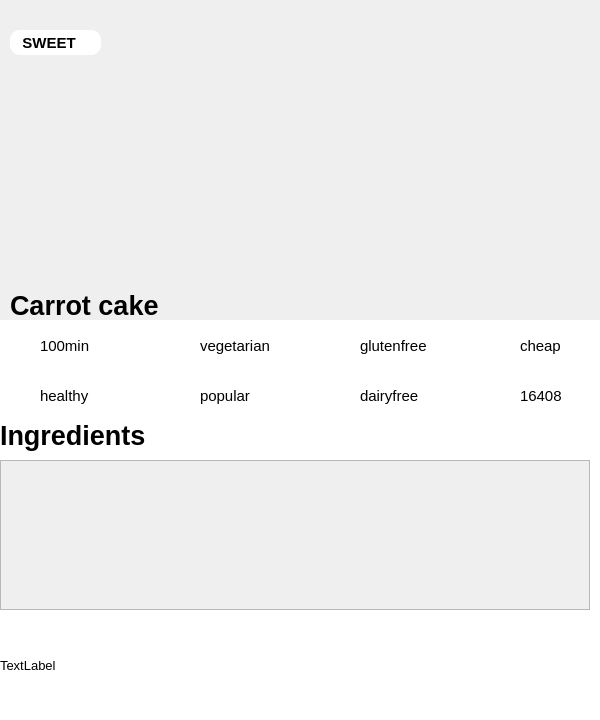
<?xml version="1.0" encoding="UTF-8"?>
<ui version="4.0">
 <class>MainWindow</class>
 <widget class="QMainWindow" name="MainWindow">
  <property name="geometry">
   <rect>
    <x>0</x>
    <y>0</y>
    <width>600</width>
    <height>720</height>
   </rect>
  </property>
  <property name="windowTitle">
   <string>MainWindow</string>
  </property>
  <widget class="QWidget" name="centralwidget">
   <widget class="QLabel" name="label_5">
    <property name="geometry">
     <rect>
      <x>0</x>
      <y>380</y>
      <width>31</width>
      <height>31</height>
     </rect>
    </property>
    <property name="text">
     <string/>
    </property>
    <property name="pixmap">
     <pixmap>../img/notes-medical-solid.svg</pixmap>
    </property>
    <property name="scaledContents">
     <bool>true</bool>
    </property>
   </widget>
   <widget class="QPushButton" name="homeBtn">
    <property name="geometry">
     <rect>
      <x>530</x>
      <y>30</y>
      <width>90</width>
      <height>41</height>
     </rect>
    </property>
    <property name="autoFillBackground">
     <bool>false</bool>
    </property>
    <property name="styleSheet">
     <string notr="true">border-radius: 15px</string>
    </property>
    <property name="text">
     <string/>
    </property>
    <property name="icon">
     <iconset>
      <normaloff>../img/house-chimney-solid.svg</normaloff>../img/house-chimney-solid.svg</iconset>
    </property>
    <property name="iconSize">
     <size>
      <width>40</width>
      <height>40</height>
     </size>
    </property>
   </widget>
   <widget class="QLabel" name="image">
    <property name="geometry">
     <rect>
      <x>0</x>
      <y>0</y>
      <width>601</width>
      <height>351</height>
     </rect>
    </property>
    <property name="text">
     <string/>
    </property>
    <property name="pixmap">
     <pixmap>../img/Carrot-Cake-Recipe-Video.jpg</pixmap>
    </property>
    <property name="scaledContents">
     <bool>true</bool>
    </property>
    <property name="openExternalLinks">
     <bool>true</bool>
    </property>
   </widget>
   <widget class="QLabel" name="money">
    <property name="geometry">
     <rect>
      <x>520</x>
      <y>330</y>
      <width>161</width>
      <height>31</height>
     </rect>
    </property>
    <property name="font">
     <font>
      <pointsize>11</pointsize>
     </font>
    </property>
    <property name="text">
     <string>cheap</string>
    </property>
   </widget>
   <widget class="QLabel" name="like">
    <property name="geometry">
     <rect>
      <x>520</x>
      <y>380</y>
      <width>161</width>
      <height>31</height>
     </rect>
    </property>
    <property name="font">
     <font>
      <pointsize>11</pointsize>
     </font>
    </property>
    <property name="text">
     <string>16408</string>
    </property>
   </widget>
   <widget class="QLabel" name="label_3">
    <property name="geometry">
     <rect>
      <x>0</x>
      <y>330</y>
      <width>31</width>
      <height>31</height>
     </rect>
    </property>
    <property name="text">
     <string/>
    </property>
    <property name="pixmap">
     <pixmap>../img/clock-regular.svg</pixmap>
    </property>
    <property name="scaledContents">
     <bool>true</bool>
    </property>
   </widget>
   <widget class="QLabel" name="healthy">
    <property name="geometry">
     <rect>
      <x>40</x>
      <y>380</y>
      <width>161</width>
      <height>31</height>
     </rect>
    </property>
    <property name="font">
     <font>
      <pointsize>11</pointsize>
     </font>
    </property>
    <property name="text">
     <string>healthy</string>
    </property>
   </widget>
   <widget class="QLabel" name="label_4">
    <property name="geometry">
     <rect>
      <x>160</x>
      <y>330</y>
      <width>31</width>
      <height>31</height>
     </rect>
    </property>
    <property name="text">
     <string/>
    </property>
    <property name="pixmap">
     <pixmap>../img/leaf-solid.svg</pixmap>
    </property>
    <property name="scaledContents">
     <bool>true</bool>
    </property>
   </widget>
   <widget class="QLabel" name="classify">
    <property name="geometry">
     <rect>
      <x>10</x>
      <y>30</y>
      <width>91</width>
      <height>25</height>
     </rect>
    </property>
    <property name="font">
     <font>
      <pointsize>11</pointsize>
      <bold>true</bold>
     </font>
    </property>
    <property name="styleSheet">
     <string notr="true">background-color: rgb(255, 255, 255); 
border-radius: 10px</string>
    </property>
    <property name="text">
     <string>   SWEET</string>
    </property>
   </widget>
   <widget class="QLabel" name="label_7">
    <property name="geometry">
     <rect>
      <x>490</x>
      <y>330</y>
      <width>21</width>
      <height>31</height>
     </rect>
    </property>
    <property name="text">
     <string/>
    </property>
    <property name="pixmap">
     <pixmap>../img/dollar-sign-solid.svg</pixmap>
    </property>
    <property name="scaledContents">
     <bool>true</bool>
    </property>
   </widget>
   <widget class="QLabel" name="label_6">
    <property name="geometry">
     <rect>
      <x>160</x>
      <y>380</y>
      <width>31</width>
      <height>31</height>
     </rect>
    </property>
    <property name="text">
     <string/>
    </property>
    <property name="pixmap">
     <pixmap>../img/person-solid.svg</pixmap>
    </property>
    <property name="scaledContents">
     <bool>true</bool>
    </property>
   </widget>
   <widget class="QLabel" name="time">
    <property name="geometry">
     <rect>
      <x>40</x>
      <y>330</y>
      <width>161</width>
      <height>31</height>
     </rect>
    </property>
    <property name="font">
     <font>
      <pointsize>11</pointsize>
     </font>
    </property>
    <property name="text">
     <string>100min</string>
    </property>
   </widget>
   <widget class="QLabel" name="name">
    <property name="geometry">
     <rect>
      <x>10</x>
      <y>260</y>
      <width>581</width>
      <height>91</height>
     </rect>
    </property>
    <property name="font">
     <font>
      <pointsize>20</pointsize>
      <bold>true</bold>
     </font>
    </property>
    <property name="text">
     <string>Carrot cake</string>
    </property>
   </widget>
   <widget class="QLabel" name="label_8">
    <property name="geometry">
     <rect>
      <x>480</x>
      <y>380</y>
      <width>31</width>
      <height>31</height>
     </rect>
    </property>
    <property name="text">
     <string/>
    </property>
    <property name="pixmap">
     <pixmap>../img/heart-regular.svg</pixmap>
    </property>
    <property name="scaledContents">
     <bool>true</bool>
    </property>
   </widget>
   <widget class="QLabel" name="popular">
    <property name="geometry">
     <rect>
      <x>200</x>
      <y>380</y>
      <width>161</width>
      <height>31</height>
     </rect>
    </property>
    <property name="font">
     <font>
      <pointsize>11</pointsize>
     </font>
    </property>
    <property name="text">
     <string>popular</string>
    </property>
   </widget>
   <widget class="QLabel" name="vegetarian">
    <property name="geometry">
     <rect>
      <x>200</x>
      <y>330</y>
      <width>161</width>
      <height>31</height>
     </rect>
    </property>
    <property name="font">
     <font>
      <pointsize>11</pointsize>
     </font>
    </property>
    <property name="text">
     <string>vegetarian</string>
    </property>
   </widget>
   <widget class="QLabel" name="label">
    <property name="geometry">
     <rect>
      <x>0</x>
      <y>320</y>
      <width>611</width>
      <height>551</height>
     </rect>
    </property>
    <property name="palette">
     <palette>
      <active>
       <colorrole role="Button">
        <brush brushstyle="SolidPattern">
         <color alpha="255">
          <red>255</red>
          <green>255</green>
          <blue>255</blue>
         </color>
        </brush>
       </colorrole>
       <colorrole role="Base">
        <brush brushstyle="SolidPattern">
         <color alpha="255">
          <red>255</red>
          <green>255</green>
          <blue>255</blue>
         </color>
        </brush>
       </colorrole>
       <colorrole role="Window">
        <brush brushstyle="SolidPattern">
         <color alpha="255">
          <red>255</red>
          <green>255</green>
          <blue>255</blue>
         </color>
        </brush>
       </colorrole>
      </active>
      <inactive>
       <colorrole role="Button">
        <brush brushstyle="SolidPattern">
         <color alpha="255">
          <red>255</red>
          <green>255</green>
          <blue>255</blue>
         </color>
        </brush>
       </colorrole>
       <colorrole role="Base">
        <brush brushstyle="SolidPattern">
         <color alpha="255">
          <red>255</red>
          <green>255</green>
          <blue>255</blue>
         </color>
        </brush>
       </colorrole>
       <colorrole role="Window">
        <brush brushstyle="SolidPattern">
         <color alpha="255">
          <red>255</red>
          <green>255</green>
          <blue>255</blue>
         </color>
        </brush>
       </colorrole>
      </inactive>
      <disabled>
       <colorrole role="Button">
        <brush brushstyle="SolidPattern">
         <color alpha="255">
          <red>255</red>
          <green>255</green>
          <blue>255</blue>
         </color>
        </brush>
       </colorrole>
       <colorrole role="Base">
        <brush brushstyle="SolidPattern">
         <color alpha="255">
          <red>255</red>
          <green>255</green>
          <blue>255</blue>
         </color>
        </brush>
       </colorrole>
       <colorrole role="Window">
        <brush brushstyle="SolidPattern">
         <color alpha="255">
          <red>255</red>
          <green>255</green>
          <blue>255</blue>
         </color>
        </brush>
       </colorrole>
      </disabled>
     </palette>
    </property>
    <property name="styleSheet">
     <string notr="true">background-color: rgb(255, 255, 255);</string>
    </property>
    <property name="text">
     <string/>
    </property>
   </widget>
   <widget class="QLabel" name="dairy">
    <property name="geometry">
     <rect>
      <x>360</x>
      <y>380</y>
      <width>161</width>
      <height>31</height>
     </rect>
    </property>
    <property name="font">
     <font>
      <pointsize>11</pointsize>
     </font>
    </property>
    <property name="text">
     <string>dairyfree</string>
    </property>
   </widget>
   <widget class="QLabel" name="gluten">
    <property name="geometry">
     <rect>
      <x>360</x>
      <y>330</y>
      <width>161</width>
      <height>31</height>
     </rect>
    </property>
    <property name="font">
     <font>
      <pointsize>11</pointsize>
     </font>
    </property>
    <property name="text">
     <string>glutenfree</string>
    </property>
   </widget>
   <widget class="QLabel" name="label_10">
    <property name="geometry">
     <rect>
      <x>320</x>
      <y>380</y>
      <width>31</width>
      <height>31</height>
     </rect>
    </property>
    <property name="text">
     <string/>
    </property>
    <property name="pixmap">
     <pixmap>../img/cow-solid.svg</pixmap>
    </property>
    <property name="scaledContents">
     <bool>true</bool>
    </property>
   </widget>
   <widget class="QLabel" name="label_11">
    <property name="geometry">
     <rect>
      <x>320</x>
      <y>330</y>
      <width>31</width>
      <height>31</height>
     </rect>
    </property>
    <property name="text">
     <string/>
    </property>
    <property name="pixmap">
     <pixmap>../img/wheat-awn-circle-exclamation-solid.svg</pixmap>
    </property>
    <property name="scaledContents">
     <bool>true</bool>
    </property>
   </widget>
   <widget class="QLabel" name="name_2">
    <property name="geometry">
     <rect>
      <x>0</x>
      <y>390</y>
      <width>251</width>
      <height>91</height>
     </rect>
    </property>
    <property name="font">
     <font>
      <pointsize>20</pointsize>
      <bold>true</bold>
     </font>
    </property>
    <property name="text">
     <string>Ingredients</string>
    </property>
   </widget>
   <widget class="QLabel" name="label_2">
    <property name="geometry">
     <rect>
      <x>0</x>
      <y>610</y>
      <width>591</width>
      <height>111</height>
     </rect>
    </property>
    <property name="font">
     <font>
      <pointsize>10</pointsize>
     </font>
    </property>
    <property name="layoutDirection">
     <enum>Qt::LeftToRight</enum>
    </property>
    <property name="styleSheet">
     <string notr="true">overflow: visible;</string>
    </property>
    <property name="text">
     <string>TextLabel</string>
    </property>
    <property name="wordWrap">
     <bool>true</bool>
    </property>
   </widget>
   <widget class="QScrollArea" name="ingredientScroll">
    <property name="geometry">
     <rect>
      <x>0</x>
      <y>460</y>
      <width>590</width>
      <height>150</height>
     </rect>
    </property>
    <property name="widgetResizable">
     <bool>true</bool>
    </property>
    <widget class="QWidget" name="scrollAreaWidgetContents">
     <property name="geometry">
      <rect>
       <x>0</x>
       <y>0</y>
       <width>588</width>
       <height>148</height>
      </rect>
     </property>
    </widget>
   </widget>
   <zorder>image</zorder>
   <zorder>label</zorder>
   <zorder>dairy</zorder>
   <zorder>name_2</zorder>
   <zorder>time</zorder>
   <zorder>label_5</zorder>
   <zorder>homeBtn</zorder>
   <zorder>money</zorder>
   <zorder>like</zorder>
   <zorder>label_3</zorder>
   <zorder>healthy</zorder>
   <zorder>label_4</zorder>
   <zorder>classify</zorder>
   <zorder>label_6</zorder>
   <zorder>name</zorder>
   <zorder>label_8</zorder>
   <zorder>popular</zorder>
   <zorder>vegetarian</zorder>
   <zorder>gluten</zorder>
   <zorder>label_10</zorder>
   <zorder>label_11</zorder>
   <zorder>label_2</zorder>
   <zorder>label_7</zorder>
   <zorder>ingredientScroll</zorder>
  </widget>
 </widget>
 <resources/>
 <connections/>
</ui>
